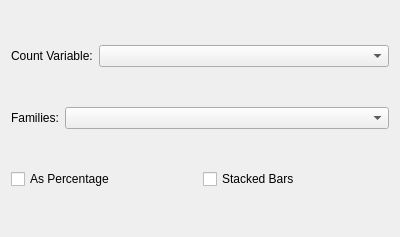
<?xml version="1.0" encoding="UTF-8"?>
<ui version="4.0">
 <class>plot_bar_widget</class>
 <widget class="QWidget" name="plot_bar_widget">
  <property name="geometry">
   <rect>
    <x>0</x>
    <y>0</y>
    <width>400</width>
    <height>237</height>
   </rect>
  </property>
  <property name="windowTitle">
   <string>Form</string>
  </property>
  <layout class="QVBoxLayout" name="verticalLayout">
   <item>
    <layout class="QHBoxLayout" name="horizontalLayout">
     <item>
      <widget class="QLabel" name="bar_label_count">
       <property name="sizePolicy">
        <sizepolicy hsizetype="Fixed" vsizetype="Preferred">
         <horstretch>0</horstretch>
         <verstretch>0</verstretch>
        </sizepolicy>
       </property>
       <property name="text">
        <string>Count Variable:</string>
       </property>
      </widget>
     </item>
     <item>
      <widget class="QComboBox" name="bar_cb_count"/>
     </item>
    </layout>
   </item>
   <item>
    <layout class="QHBoxLayout" name="horizontalLayout_2">
     <item>
      <widget class="QLabel" name="bar_label_families">
       <property name="sizePolicy">
        <sizepolicy hsizetype="Fixed" vsizetype="Preferred">
         <horstretch>0</horstretch>
         <verstretch>0</verstretch>
        </sizepolicy>
       </property>
       <property name="text">
        <string>Families:</string>
       </property>
      </widget>
     </item>
     <item>
      <widget class="QComboBox" name="bar_cb_families"/>
     </item>
    </layout>
   </item>
   <item>
    <layout class="QHBoxLayout" name="horizontalLayout_3">
     <item>
      <widget class="QCheckBox" name="bar_box_percentage">
       <property name="text">
        <string>As Percentage</string>
       </property>
      </widget>
     </item>
     <item>
      <widget class="QCheckBox" name="bar_box_stacked">
       <property name="text">
        <string>Stacked Bars</string>
       </property>
      </widget>
     </item>
    </layout>
   </item>
  </layout>
 </widget>
 <resources/>
 <connections/>
</ui>
